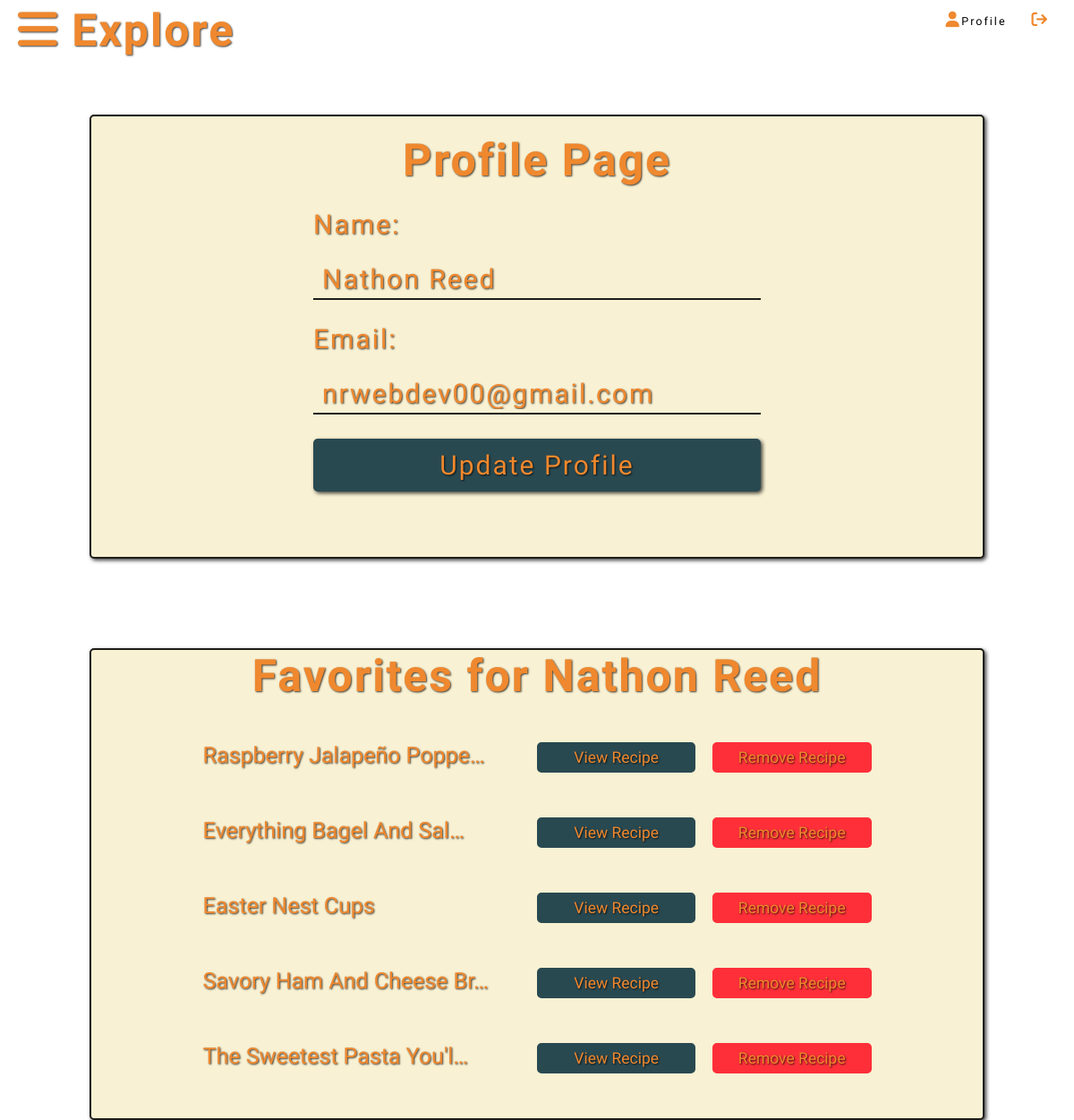
The page /users/profile/ (signed in) on the database its author committed.
### users/models.py (models this page shows, shortened)
class Profile(models.Model):
    user = models.OneToOneField(User, on_delete=models.CASCADE, null=True, blank=True)
    name = models.CharField(max_length=200, blank=True, null=True)
    email = models.EmailField(max_length=200, blank=True, null=True)
    userName = models.CharField(max_length=200, blank=True, null=True)
    created = models.DateTimeField(auto_now_add=True)
    id = models.UUIDField(default=uuid.uuid4, unique=True, primary_key=True, editable=False)
    class Meta:
        ordering = ['created']

class Favorites(models.Model):
    owner = models.ForeignKey(Profile, on_delete=models.CASCADE, null=True, blank=True)
    recipeName = models.CharField(max_length=300, blank=True, null=True)
    recipeId = models.IntegerField(default=0, null=True, blank=True)
    created = models.DateTimeField(auto_now_add=True)
    id = models.UUIDField(default=uuid.uuid4, unique=True, primary_key=True, editable=False)
    class Meta:
        ordering = ['created']

### users/views.py (the view)
# urls.py: path('profile/', views.profile, name='users-profile'),
@login_required
def profile(request):
    profile = Profile.objects.get(userName=request.user)
    favorites = Favorites.objects.filter(owner=profile)
    context = {
        'occasionList': TagsAPI(12).List('occasion') ,
        'cuisineList': TagsAPI(12).List('cuisine'),
        'dietList': TagsAPI(12).List('dietary'),
        'holidayList': TagsAPI(12).List('holiday'),
        'methodList': TagsAPI(12).List('method'),
        'profile':profile,
        'favorites':favorites,
    }
    return render(request, 'users/profile.html', context)

### utlis/tagsAPI.py (called while the page is built)
    def UrlList(self, list):
        urlList = []
        for i in list:
            i = re.sub(r"[^\w\s]", '', i)
            i = "_".join(i.split())
            urlList.append(i.lower())
        return(urlList)

    def DisplayList(self, type, remove = []):
        tags = self.response.json()
        displayList = []
        for i in tags["results"]:
            x = i.get("type")
            if x == type:
                item = i.get('display_name')
                displayList.append(item)
        return(displayList[:self.listLength])

    def List(self, type, remove = []):
        displayList = self.DisplayList(type)
        urlList = self.UrlList(displayList)
        list = []
        for index, i in enumerate(displayList):
            item = {'display': i, 'url': urlList[index]}
            list.append(item)
        return(list)

### users/templates/users/profile.html (shortened to what this page needs)
{% extends 'main.html' %}
{% load static %}
{% block content %}
<div class="profile-page padding-8">
    <div class="profile-page__title">Profile Page</div>
    <form method="POST" class="profile-page__form">
        <label for="name">Name:</label>
        <input class="margin-top-8 padding-left-4 padding-bottom-2" type="text" name="name" value="{% if profile.name%}{{profile.name}}{% endif %}">
        <label for="" class="margin-top-8">Email:</label>
        <input type="email" name="'email" class="margin-top-8 padding-left-4 padding-bottom-2" value="{% if profile.email %}{{ profile.email }}{% endif %}" >
        <input type="submit" value="Update Profile" class="margin-top-8">
    </form>
</div>
<div class="favorite-page">
    <div class="favorite-page__title margin-bottom-15">Favorites for {{profile.name}}</div>
    {% for i in favorites %}
        <div class="favorite-page__favorite ">
            <div class="favorite-page__favorite-name">{{i.recipeName|truncatechars:25}}</div>
            <a href="{% url 'recipes-single' i.recipeId %}" class="favorite-page__favorite-link">View Recipe</a>
            <a href="{% url 'favorite-del' i.id %}" class="favorite-page__favorite-remove">Remove Recipe</a>
        </div>
    {% endfor %}
</div>
{% endblock %}

### templates/main.html (shortened to what this page needs)
{% load static %}
<!DOCTYPE html>
<html lang="en">
<head>
    <link rel="stylesheet" href="https://cdnjs.cloudflare.com/ajax/libs/font-awesome/6.1.1/css/all.min.css">
    <link rel="stylesheet" href="{% static 'css/main.css' %}">
</head>
<body>
    {% include 'header.html' %}
    {% block content %}
    {% endblock content %}
</body>
</html>

### templates/header.html (shortened to what this page needs)
{% load static %}
<header class="header">
    <div class="header__left">
        <div class="nav-bars">
            <i class="fa-solid fa-bars" onclick="toggleExploreBox()"></i>
            <span>Explore</span>
        </div>
    </div>
    <div class="header__center">
    </div>
    <div class="header__right">
        <div class="nav-user">
            {% if request.user.is_authenticated %}
                <div class="nav-user__login">
                    <i class="fa-solid fa-user"></i>
                    <a href="{% url 'users-profile' %}">Profile</a>
                </div>
                <div class="nav-user__login">
                    <a href="{% url 'logout' %}">
                        <i class="fa fa-sign-out"></i>
                    </a>
                </div>
            {% endif %}
        </div>
    </div>
</header>

### rows shown on the page
Profile: name "Nathon Reed", email "nrwebdev00@gmail.com"
Favorites: recipeName "Raspberry Jalapeño Poppe…"
Favorites: recipeName "Everything Bagel And Sal…"
Favorites: recipeName "Easter Nest Cups"
Favorites: recipeName "Savory Ham And Cheese Br…"
Favorites: recipeName "The Sweetest Pasta You'l…"
